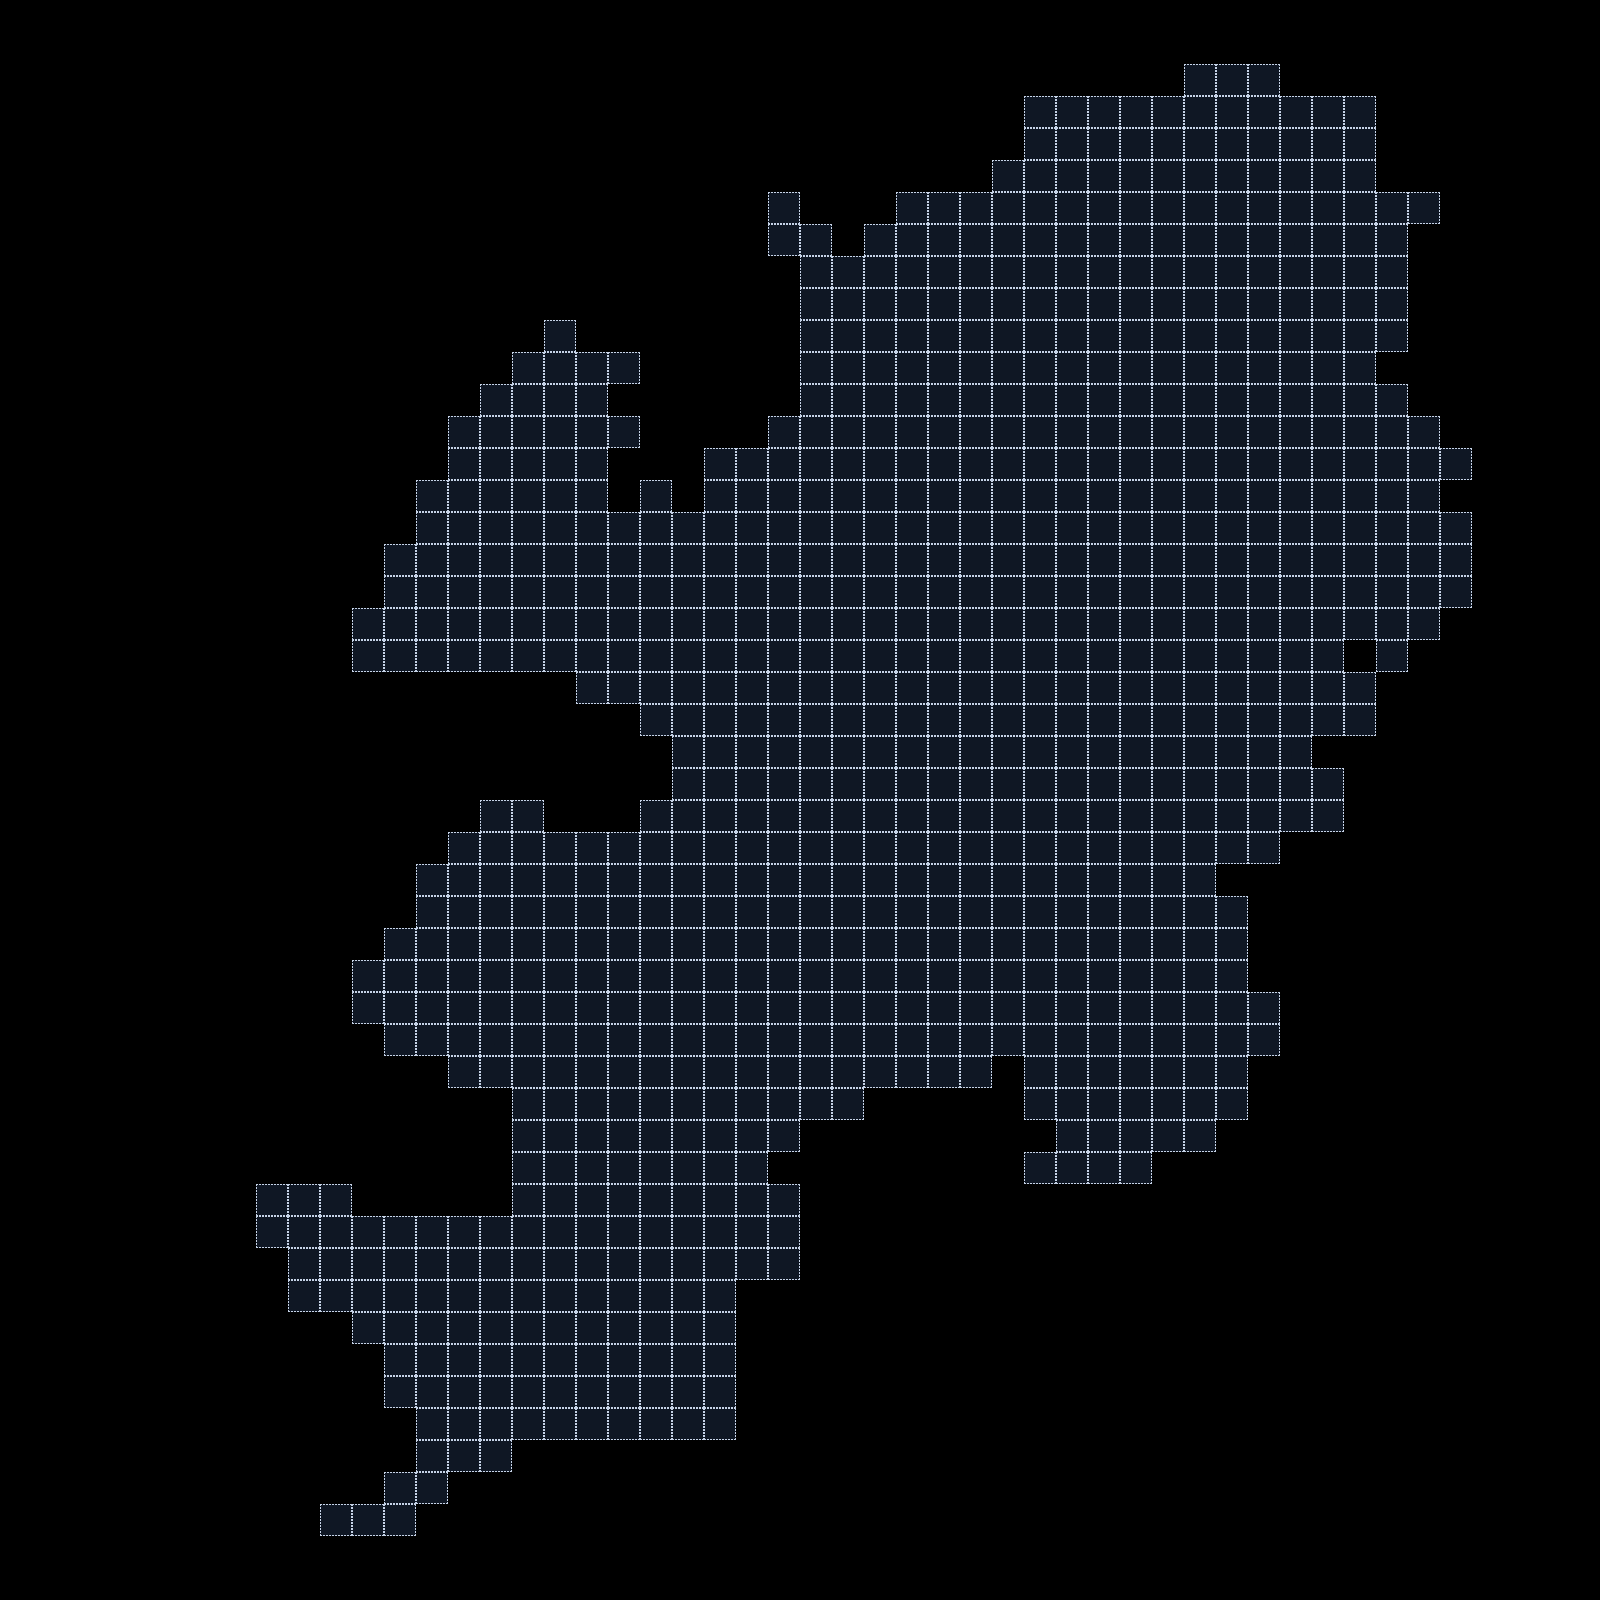

Tiled map render using the project's own tile images. Description and the map definition, with tile-layer contents summarised, below:
An orthogonal 50x50 tile map with 32x32 px tiles, 2 tile layers (Daegu, Grid_Daegu).

<map version="1.0" orientation="orthogonal" renderorder="right-down" width="50" height="50" tilewidth="32" tileheight="32" nextobjectid="1">
 <tileset firstgid="1" name="tileset_1" tilewidth="32" tileheight="32" tilecount="35" columns="7">
  <image source="assets/tileset_1.png" width="240" height="160" />
 </tileset>
 <layer name="Daegu" width="50" height="50">
  <data>[2500 cells, 911 non-empty, 1 distinct tile ids]</data>
 </layer>
 <layer name="Grid_Daegu" width="50" height="50">
  <data>[2500 cells, 911 non-empty, 1 distinct tile ids]</data>
 </layer>
</map>
